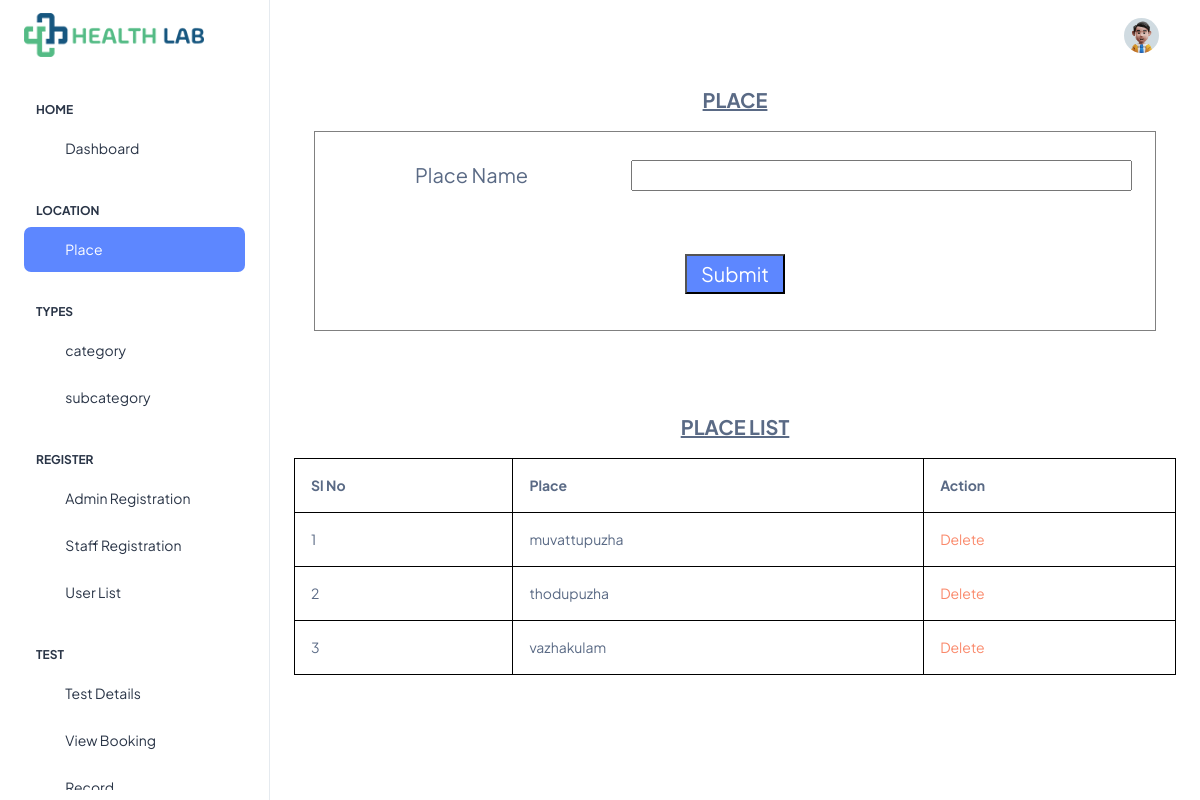
Screenshot of /Project/Admin/place.php (signed in) with the database file from the repository.
### tables this page shows
CREATE TABLE `tbl_place` (
  `place_id` int(11) NOT NULL auto_increment,
  `place_name` varchar(100) NOT NULL,
  PRIMARY KEY  (`place_id`)
);

### Project/Admin/place.php (the view, shortened to what this page needs)
<!DOCTYPE html PUBLIC "-//W3C//DTD XHTML 1.0 Transitional//EN" "http://www.w3.org/TR/xhtml1/DTD/xhtml1-transitional.dtd">
<html xmlns="http://www.w3.org/1999/xhtml">
<?php
include("Head.php");
?>
<head>
</head>
<body>
<p align="center"style="font-size: 20px" ><strong><u>PLACE</u></strong></p>
<div align="center">
<form id="form1" name="form1" method="post" action="">
<table width="842" height="200" border="1" style="font-size: 18px;">
  <tr>
    <td width="176" style="font-size: 20px; text-align: center;">Place Name</td>
    <td width="296" style="text-align: left;">
      <input required type="text" name="place" id="place" style="width: 95%;" />
    </td>
  </tr>
  <tr>
    <td colspan="2">
      <div align="center">
      <input type="submit" name="btn_submit" value="Submit" style="font-size: 20px; width: 100px; height: 40px; background-color: #5D87FF; color: white;" />
      </div>
    </td>
  </tr>
</table>
</form>
<p align="center">&nbsp;</p>
<p align="center" class="placelist" style="font-size: 20px"><strong><u>PLACE LIST</u></strong></p>
<table width="200"  style="border: 1px solid black;" class="table table-bordered">
<tr>
  <td><strong>Sl No</strong></td>
  <td><strong>Place</strong></td>
  <td><strong>Action</strong></td>
</tr>
  <?php
  		$i=0;
  		$selQry="select * from tbl_place";
		$data=mysql_query($selQry);
		while($row=mysql_fetch_array($data))
		{
			$i++;
			?>
    <tr>
   <td><?php echo $i?> </td>
    <td><?php echo $row["place_name"]?></td>
    <td><a href = "place.php?did=<?php echo $row["place_id"]?>" class="text-danger">Delete</td>
  </tr>
   <?php
		}
   ?>
</table>
</div>
</body>
</html>
<?php
include("Foot.php");
?>

### Project/Admin/place.php (style rules this page uses)
.placelist { margin-top: 60px; }

### rows the page displays
tbl_place: place_name "muvattupuzha"
tbl_place: place_name "thodupuzha"
tbl_place: place_name "vazhakulam"
